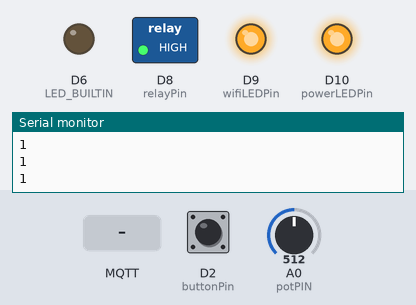
This sketch was run on a simulated Arduino MKR. Shown: switched loads named in the sketch (green lamp = pin HIGH), output pins drawn as LEDs (lit = HIGH), the last lines printed to the serial monitor. Dashed ring = blinking. The inputs (shaded band) are chosen by the test bench; at power-on: D2 (buttonPin) HIGH, A0 (potPIN) = 512. WiFi joins after 1.5 s; servers stay silent unless stated; no MQTT or app messages arrive unless stated; not simulated (calls return 0 or success): secrets.h.

Above: at 5.7 s.
5.8 s: D2 (buttonPin) pulled LOW for 3.2 s
At 9.9 s:
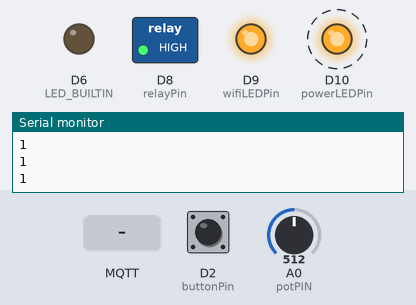
10.5 s: MQTT message "1" arrives on the first subscribed topic
At 11.2 s:
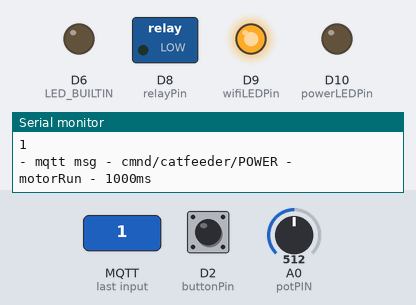
Timing chart, 0 to 13.5 s (numbered marks = the images above; inputs shaded):
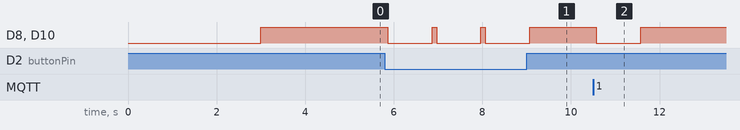

Measured:
- after the input at 5.8 s, D8 (relayPin), D10 (powerLEDPin): alternates HIGH for 0.10 s and LOW for 1.0 s, starting after 0.07 s
- after the input at 10.5 s, D8 (relayPin), D10 (powerLEDPin): HIGH → LOW after 0.07 s, → HIGH 1.0 s later

The sketch:

catspod.ino
```cpp
#include <Arduino.h>
#include <SPI.h>
#include <Wire.h>
#include <PubSubClient.h>
#include <WiFiNINA.h>

#include "secrets.h"

void setup_wifi();
void reconnect();

static char payload[256];


#define TOKEN ""
#define DEVICEID "Cat_feeder"


const int buttonPin = 2;
const int relayPin =  8;
const int wifiLEDPin =  9;
const int powerLEDPin =  10;
const char potPIN =  A0;
const char* ssid = SECRET_SSID;
const char* password = SECRET_PASS;
const char mqtt_server[] = "192.168.29.250";
const char subscribeTopic[] = "cmnd/catfeeder/POWER";
const char publishTopic[] = "stat/catfeeder/POWER";

WiFiClient wifiClient;
PubSubClient mqtt(wifiClient);

void setup_wifi() {
  delay(10);
  Serial.println();
  Serial.print("Connecting to ");
  Serial.print(ssid);
  WiFi.begin(ssid, password);
  while (WiFi.status() != WL_CONNECTED) {
    delay(500);
    Serial.print(".");
  }
  Serial.println(" CONNECTED");
  digitalWrite(wifiLEDPin, HIGH);
  Serial.print("IP address: ");
  Serial.println(WiFi.localIP());
}

void setup_mqtt(){
  mqtt.setServer(mqtt_server, 1883);
  mqtt.setCallback(callback);//Déclaration de la fonction de souscription
  reconnect();
}

void reconnect() {
  while (!mqtt.connected()) {
    Serial.print("Attempting MQTT connection .... ");
    if (mqtt.connect(DEVICEID, MQTTUSER, MQTTPASS)) {
      Serial.println(" CONNECTED");
    }else{
      Serial.print(" FAILED to connect to MQTT broker, rc=");
      Serial.print(mqtt.state());
      Serial.println("try again in 5 second");
      delay(5000);
    }
  }
  mqtt.subscribe(subscribeTopic);
}

void runMotor(){
  int sensorValue = analogRead(potPIN);
  int timeToRun = 1000;//sensorValue * 10;
  mqtt.publish(publishTopic, "ON");
  digitalWrite(powerLEDPin, LOW);
  Serial.print("motorRun - ");
  Serial.print(timeToRun);
  Serial.println("ms");
  digitalWrite(relayPin, LOW);
  delay(timeToRun);
  digitalWrite(relayPin, HIGH);
  digitalWrite(powerLEDPin, HIGH);
  mqtt.publish(publishTopic, "OFF");
}

void setup() {
  //init serial connection
  Serial.begin(9600);
  delay(3000); //waiting serial connection
  Serial.println("---------------");
  Serial.println(" Cat Feeder V2 ");
  Serial.println("---------------");
  //init pin mode
  pinMode(LED_BUILTIN, OUTPUT);
  pinMode(powerLEDPin, OUTPUT);
  pinMode(wifiLEDPin, OUTPUT);
  pinMode(buttonPin, INPUT_PULLUP);
  pinMode(relayPin, OUTPUT);

  digitalWrite(powerLEDPin, HIGH);
  digitalWrite(relayPin, HIGH);
  setup_wifi();
  setup_mqtt();
}

void callback(char *topic, byte *payload, unsigned int length) {
  Serial.print("- mqtt msg - ");
  Serial.print(topic);
  Serial.println(" -");
  //if(topic == "cmnd/catfeeder/POWER" /*&& (char) payload == 'ON'*/){
    runMotor();
  //}
}

void loop() {
  if (!mqtt.connected()) {
    reconnect();
  }
  mqtt.loop();
  //mqtt.subscribe()
  // check if the pushbutton is pressed. If it is, the buttonState is HIGH:
  if (digitalRead(buttonPin) == LOW) {
    runMotor();
  }
  //test here
  Serial.println(digitalRead(buttonPin));

  //Serial.print("potar ");
  //Serial.println(analogRead(potPIN));
  delay(100);
}
```
